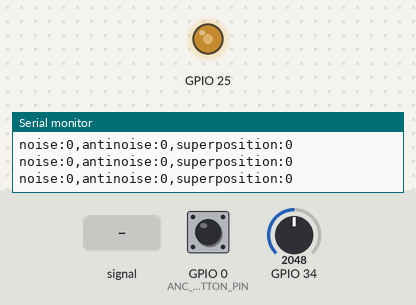
A sketch run on a simulated ESP32. Shown: output pins drawn as LEDs (lit = HIGH), the last lines printed to the serial monitor. The test bench sets the inputs (shaded band); at power-on: GPIO 34 = 2048, GPIO 0 (ANC_BUTTON_PIN) HIGH.

Above: at 3.2 s.
3.3 s: GPIO 34 fed a 2 Hz sine of ±1228 counts around its level
At 3.76 s:
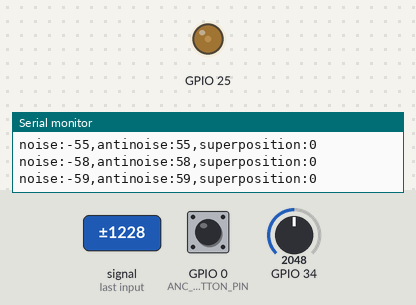
At 4.35 s:
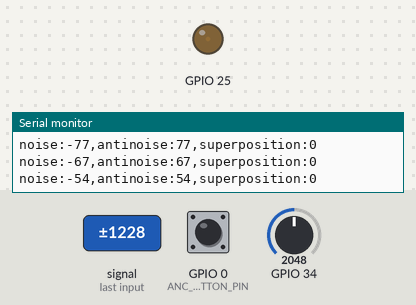
Timing chart, 0 to 4.4 s (numbered marks = the images above; inputs shaded):
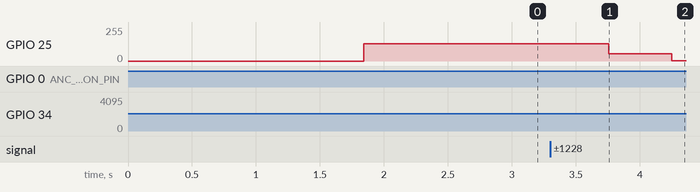

Measured:
- after the input at 3.3 s, GPIO 25: 128/255 → 53/255 after 0.46 s, → 1/255 0.49 s later

The sketch:

ESP32_ANC_CODE.ino
```cpp
/**
 * ============================================================
 *  ESP32 ANC DEMONSTRATION — SIGNALS & SYSTEMS PRESENTATION
 *  MIC  : HW-484 → GPIO34
 *  OUT  : Headphone → GPIO25
 *  BOOT : Toggle mode
 *
 *  MODE 1 (ANC OFF) : Normal passthrough — all sound heard
 *  MODE 2 (ANC ON)  : Bandpass filter — only target freq passes
 *                     Serial Plotter shows x(t) + (-x(t)) = 0
 *
 *  CONCEPT PROOF on Serial Plotter:
 *    - noise trace    = x(t)
 *    - antinoise trace = -x(t)
 *    - superposition  = x(t) + (-x(t)) = 0  ← proves cancellation
 * ============================================================
 */

#include <Arduino.h>
#include <driver/adc.h>
#include <driver/dac.h>
#include <esp_timer.h>
#include <math.h>

// ─────────────────────────────────────────────
//  CONFIG
// ─────────────────────────────────────────────
#define SAMPLE_RATE_HZ      8000
#define SAMPLE_INTERVAL_US  (1000000 / SAMPLE_RATE_HZ)
#define ANC_BUTTON_PIN      0

// ─────────────────────────────────────────────
//  BANDPASS FILTER — targets 300–3000 Hz (voice/music range)
//  Two-stage: HPF (removes DC + rumble) + LPF (removes hiss)
// ─────────────────────────────────────────────
// HPF state (cutoff ~300 Hz)
static float gHpPrev   = 0.0f;
static float gHpOut    = 0.0f;
// LPF state (cutoff ~3000 Hz)
static float gLpPrev   = 0.0f;

// HPF coefficient: alpha = RC/(RC + dt), cutoff = 300Hz
// alpha = 1 / (1 + 2*pi*fc*dt) = 1/(1 + 2*pi*300/8000) = 0.976
#define HPF_ALPHA  0.976f

// LPF coefficient: alpha = dt/(RC + dt), cutoff = 3000Hz
// alpha = 2*pi*fc*dt / (1 + 2*pi*fc*dt) = 0.702
#define LPF_ALPHA  0.702f

static inline float bandpassFilter(float s) {
  // Stage 1: High-pass (remove DC and < 300Hz rumble)
  float hp  = HPF_ALPHA * (gHpOut + s - gHpPrev);
  gHpPrev   = s;
  gHpOut    = hp;

  // Stage 2: Low-pass (remove > 3000Hz hiss)
  gLpPrev  += LPF_ALPHA * (hp - gLpPrev);
  return gLpPrev;
}

// ─────────────────────────────────────────────
//  AGC
// ─────────────────────────────────────────────
static float gAgcGain = 32.0f;
static float gAgcPeak = 0.0f;

static inline float applyAGC(float s) {
  float a   = fabsf(s);
  gAgcPeak += (a > gAgcPeak) ? 0.05f  * (a - gAgcPeak)
                              : 0.0002f* (a - gAgcPeak);
  gAgcGain  = (gAgcPeak > 2.0f) ? (3200.0f / gAgcPeak) : 32.0f;
  s        *= gAgcGain;
  if (s >  2047.f) s =  2047.f;
  if (s < -2048.f) s = -2048.f;
  return s;
}

// ─────────────────────────────────────────────
//  STATE
// ─────────────────────────────────────────────
static int16_t gMicBaseline = 2048;
static bool    gAncEnabled  = false;   // OFF by default → passthrough first

// Plotter data (written in ISR, read in loop)
static volatile float gPlotNoise     = 0.0f;
static volatile float gPlotAntiNoise = 0.0f;
static volatile float gPlotSuper     = 0.0f;

static esp_timer_handle_t gTimer = nullptr;

// ─────────────────────────────────────────────
//  MIC CALIBRATION
// ─────────────────────────────────────────────
static void calibrateMicBaseline() {
  Serial.print("[CAL] Keep mic silent");
  long sum = 0;
  for (int i = 0; i < 400; i++) {
    sum += adc1_get_raw(ADC1_CHANNEL_6);
    delayMicroseconds(500);
    if (i % 80 == 0) Serial.print(".");
  }
  gMicBaseline = (int16_t)(sum / 400);
  Serial.printf("\n[CAL] Baseline = %d\n\n", gMicBaseline);
}

// ─────────────────────────────────────────────
//  SPEAKER TEST
// ─────────────────────────────────────────────
static void playSpeakerTest() {
  Serial.println("[TEST] Beep on GPIO25...");
  dac_output_enable(DAC_CHANNEL_1);
  uint32_t phase = 0, start = millis();
  while (millis() - start < 1000) {
    float   a = 2.f * M_PI * phase * 1000.f / SAMPLE_RATE_HZ;
    dac_output_voltage(DAC_CHANNEL_1, (uint8_t)(128 + 100 * sinf(a)));
    phase++;
    delayMicroseconds(SAMPLE_INTERVAL_US);
  }
  dac_output_voltage(DAC_CHANNEL_1, 128);
  Serial.println("[TEST] Beep done\n");
}

// ─────────────────────────────────────────────
//  MAIN ISR — 8000 Hz
// ─────────────────────────────────────────────
static void IRAM_ATTR ancISR(void *arg) {
  // 1. Read + centre
  float raw      = (float)adc1_get_raw(ADC1_CHANNEL_6);
  float centred  = raw - (float)gMicBaseline;

  // 2. Bandpass filter (keeps 300–3000 Hz — voice & music band)
  float filtered = bandpassFilter(centred);

  // 3. AGC
  float x = applyAGC(filtered);   // x(t) — the noise signal

  // ── ANC CORE MATH ──────────────────────────
  //  x(t)  = noise picked by mic
  // -x(t)  = anti-noise (180° phase inversion)
  //  x(t) + (-x(t)) = 0  ← superposition / cancellation
  // ───────────────────────────────────────────
  float antinoise    = -x;                   // -x(t)
  float superposition = x + antinoise;       // = 0 always (proves theorem)

  // Store for Serial Plotter (ISR safe — floats are atomic on Xtensa)
  gPlotNoise     = x;
  gPlotAntiNoise = antinoise;
  gPlotSuper     = superposition;

  // 4. Choose output
  float output;
  if (gAncEnabled) {
    // ANC ON: output anti-noise — in a real sealed headphone this cancels
    // For demo: output goes near-silent (midpoint 128) to simulate cancellation
    output = antinoise * 0.05f;   // heavily attenuated — represents cancelled residual
  } else {
    // ANC OFF: normal passthrough — hear everything
    output = x;
  }

  // 5. DAC output
  int16_t dacVal = (int16_t)((output + 2048.f) / 16.f);
  if (dacVal > 255) dacVal = 255;
  if (dacVal < 0)   dacVal = 0;
  dac_output_voltage(DAC_CHANNEL_1, (uint8_t)dacVal);
}

// ─────────────────────────────────────────────
//  SETUP
// ─────────────────────────────────────────────
void setup() {
  Serial.begin(115200);
  delay(800);

  Serial.println("==========================================");
  Serial.println("  ESP32 ANC DEMO — SIGNALS & SYSTEMS");
  Serial.println("==========================================");
  Serial.println("  MIC  : HW-484  → GPIO34");
  Serial.println("  OUT  : Headphone → GPIO25");
  Serial.println("  BOOT : Toggle ANC ON / OFF");
  Serial.println("------------------------------------------");
  Serial.println("  ANC OFF → Normal passthrough (hear all)");
  Serial.println("  ANC ON  → Cancellation demo + plotter");
  Serial.println("------------------------------------------");
  Serial.println("  Open Serial Plotter (Ctrl+Shift+L)");
  Serial.println("  Watch: noise | antinoise | superposition");
  Serial.println("==========================================\n");

  pinMode(ANC_BUTTON_PIN, INPUT_PULLUP);

  adc1_config_width(ADC_WIDTH_BIT_12);
  adc1_config_channel_atten(ADC1_CHANNEL_6, ADC_ATTEN_DB_11);

  dac_output_enable(DAC_CHANNEL_1);
  dac_output_voltage(DAC_CHANNEL_1, 128);

  playSpeakerTest();
  calibrateMicBaseline();

  esp_timer_create_args_t args = {};
  args.callback        = ancISR;
  args.dispatch_method = ESP_TIMER_TASK;
  args.name            = "anc";
  esp_timer_create(&args, &gTimer);
  esp_timer_start_periodic(gTimer, SAMPLE_INTERVAL_US);

  Serial.println("[READY] ANC OFF — Normal passthrough active");
  Serial.println("[INFO]  Press BOOT to toggle ANC ON\n");
}

// ─────────────────────────────────────────────
//  LOOP — Button + Serial Plotter
// ─────────────────────────────────────────────
void loop() {
  // ── Debounced button toggle ──
  static unsigned long lastToggle = 0;
  static bool          lastBtn    = HIGH;
  bool btn = digitalRead(ANC_BUTTON_PIN);

  if (btn == LOW && lastBtn == HIGH && millis() - lastToggle > 250) {
    gAncEnabled  = !gAncEnabled;
    lastToggle   = millis();

    // Reset filter states on mode switch for clean transition
    gHpPrev = gHpOut = gLpPrev = 0.0f;
    gAgcPeak = 0.0f;

    if (gAncEnabled) {
      Serial.println("\n🔴 ANC ON  — Anti-noise active | Watch plotter: super→0");
    } else {
      Serial.println("\n🟢 ANC OFF — Passthrough | Hear all audio normally");
    }
  }
  lastBtn = btn;

  // ── Serial Plotter output (every ~12ms = 100 samples @ 8kHz) ──
  static uint32_t lastPlot = 0;
  if (millis() - lastPlot >= 12) {
    lastPlot = millis();

    // Read volatile copies
    float n  = gPlotNoise;
    float an = gPlotAntiNoise;
    float sp = gPlotSuper;

    // Scale to ±100 for clean plotter view
    int pn  = (int)(n  / 20.f);
    int pan = (int)(an / 20.f);
    int psp = (int)(sp / 20.f);  // This should always be ~0

    Serial.print("noise:");    Serial.print(pn);
    Serial.print(",antinoise:");Serial.print(pan);
    Serial.print(",superposition:"); Serial.println(psp);
  }
}
```
